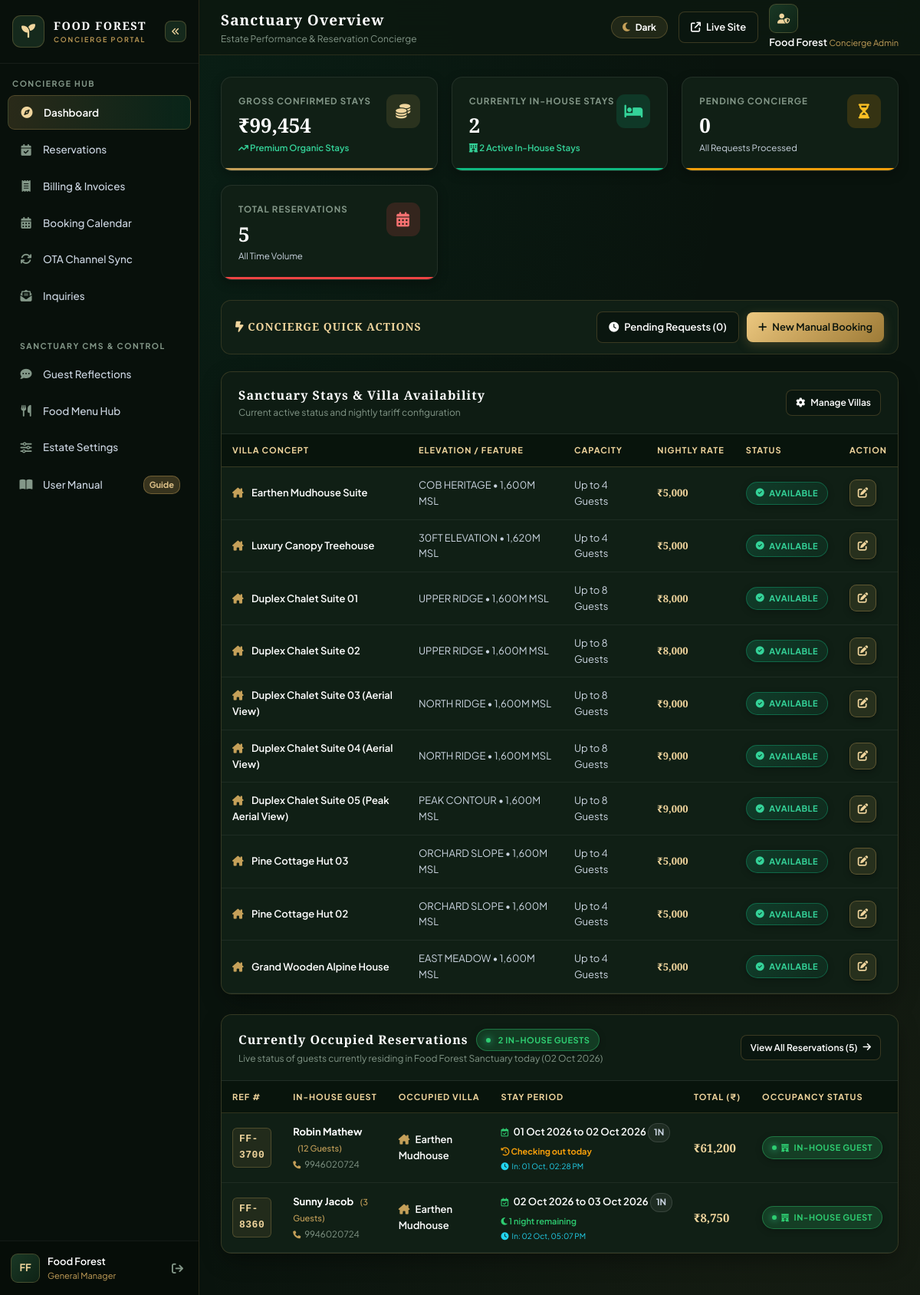
The page /admin/index.php (signed in) on the database its author committed.
### tables this page shows
CREATE TABLE `rooms` (
  `id` int(11) NOT NULL AUTO_INCREMENT,
  `slug` varchar(100) NOT NULL,
  `stay_type` varchar(50) DEFAULT 'treehouse',
  `structure_type` varchar(50) DEFAULT 'single_hut',
  `title` varchar(150) NOT NULL,
  `rate_per_night` decimal(10,2) NOT NULL,
  `single_room_rate` decimal(10,2) DEFAULT NULL,
  `extra_guest_rate` decimal(10,2) DEFAULT 1500.00,
  `extra_child_rate` decimal(10,2) DEFAULT 800.00,
  `elevation` varchar(100) DEFAULT NULL,
  `min_guests` int(11) DEFAULT 2,
  `base_guests` int(11) DEFAULT 2,
  `max_guests` int(11) DEFAULT 2,
  `description` text DEFAULT NULL,
  `amenities` text DEFAULT NULL,
  `inventory_checklist` text DEFAULT NULL,
  `image_url` varchar(255) DEFAULT NULL,
  `photos` text DEFAULT NULL,
  `interior_360_url` varchar(255) DEFAULT NULL,
  `tour_stages_json` longtext DEFAULT NULL,
  `is_available` tinyint(1) DEFAULT 1,
  `created_at` timestamp NOT NULL DEFAULT current_timestamp(),
  PRIMARY KEY (`id`),
  UNIQUE KEY `slug` (`slug`)
);

CREATE TABLE `bookings` (
  `id` int(11) NOT NULL AUTO_INCREMENT,
  `user_id` int(11) DEFAULT NULL,
  `is_guest` tinyint(1) DEFAULT 1,
  `guest_access_token` varchar(100) DEFAULT NULL,
  `expires_at` datetime DEFAULT NULL,
  `reference_code` varchar(100) NOT NULL,
  `villa_type` varchar(255) NOT NULL,
  `booking_source` varchar(50) DEFAULT 'direct_website',
  `billing_type` varchar(20) DEFAULT 'estimate',
  `gst_number` varchar(50) DEFAULT NULL,
  `billing_name` varchar(150) DEFAULT NULL,
  `billing_address` text DEFAULT NULL,
  `gst_percentage` decimal(5,2) DEFAULT 0.00,
  `gst_amount` decimal(10,2) DEFAULT 0.00,
  `external_uid` varchar(255) DEFAULT NULL,
  `sync_hash` varchar(64) DEFAULT NULL,
  `guest_name` varchar(150) NOT NULL,
  `guest_phone` varchar(50) NOT NULL,
  `guest_email` varchar(150) DEFAULT NULL,
  `id_proof_type` varchar(100) DEFAULT NULL,
  `id_proof_number` varchar(100) DEFAULT NULL,
  `id_proof_file` varchar(255) DEFAULT NULL,
  `city_state` varchar(255) DEFAULT NULL,
  `country` varchar(100) DEFAULT 'India',
  `adults_count` int(11) DEFAULT 2,
  `kids_count` int(11) DEFAULT 0,
  `extra_adults` int(11) DEFAULT 0,
  `extra_kids` int(11) DEFAULT 0,
  `guests_count` int(11) DEFAULT 2,
  `checkin_date` date NOT NULL,
  `checkout_date` date NOT NULL,
  `checked_in_at` datetime DEFAULT NULL,
  `checked_out_at` datetime DEFAULT NULL,
  `nights` int(11) DEFAULT 1,
  `addons` text DEFAULT NULL,
  `activities_json` longtext DEFAULT NULL,
  `billing_items_json` longtext DEFAULT NULL,
  `food_items` longtext DEFAULT NULL,
  `food_amount` decimal(10,2) DEFAULT 0.00,
  `food_status` varchar(50) DEFAULT 'none',
  `room_amount` decimal(10,2) DEFAULT 0.00,
  `special_notes` text DEFAULT NULL,
  `billing_notes` text DEFAULT NULL,
  `total_amount` decimal(10,2) NOT NULL,
  `advance_paid` decimal(10,2) DEFAULT 0.00,
  `discount_amount` decimal(10,2) DEFAULT 0.00,
  `tax_amount` decimal(10,2) DEFAULT 0.00,
  `extra_charges` decimal(10,2) DEFAULT 0.00,
  `payment_method` varchar(50) DEFAULT 'unspecified',
  `payment_status` varchar(50) DEFAULT 'unpaid',
  `status` varchar(50) DEFAULT 'pending',
  `created_at` timestamp NOT NULL DEFAULT current_timestamp(),
  PRIMARY KEY (`id`),
  UNIQUE KEY `reference_code` (`reference_code`)
);

### admin/index.php (the view, shortened to what the rows shown need)
<?php
require_once __DIR__ . '/includes/header.php';
$pdo = get_db();
$today = date('Y-m-d');
$occupied_stmt = $pdo->query("
    SELECT * FROM bookings
    WHERE checkin_date <= CURDATE()
      AND checkout_date >= CURDATE()
      AND status NOT IN ('cancelled', 'rejected')
    ORDER BY checkin_date ASC, id ASC
");
$occupied_bookings = $occupied_stmt->fetchAll();
$villas = $pdo->query("SELECT * FROM rooms ORDER BY id ASC")->fetchAll();
?>
<div class="adm-table-card">
    <div class="adm-table-header">
        <div>
            <h2 class="adm-table-title">Sanctuary Stays & Villa Availability</h2>
        </div>
    </div>
    <div class="adm-table-responsive">
        <table class="adm-data-table">
            <thead>
                <tr>
                    <th>Villa Concept</th>
                    <th>Elevation / Feature</th>
                    <th>Capacity</th>
                    <th>Nightly Rate</th>
                    <th>Status</th>
                    <th>Action</th>
                </tr>
            </thead>
            <tbody>
                <?php foreach ($villas as $villa): ?>
                    <tr>
                        <td style="font-weight: 600; color: var(--adm-text-primary);">
                            <i class="fa-solid <?php echo $villa['slug'] === 'treehouse' ? 'fa-tree' : 'fa-house-chimney'; ?>" style="color: var(--adm-gold); margin-right: 8px;"></i>
                            <?php echo e($villa['title']); ?>
                        </td>
                        <td><?php echo e($villa['elevation']); ?></td>
                        <td>Up to <?php echo e($villa['max_guests']); ?> Guests</td>
                        <td style="font-family: var(--adm-font-title); font-weight: 700; color: var(--adm-gold-light);">
                            ₹<?php echo number_format($villa['rate_per_night'], 0, '.', ','); ?>
                        </td>
                        <td>
                            <?php if ($villa['is_available']): ?>
                                <span class="adm-badge confirmed"><i class="fa-solid fa-circle-check"></i> Available</span>
                            <?php else: ?>
                                <span class="adm-badge cancelled"><i class="fa-solid fa-ban"></i> Blocked / Maint.</span>
                            <?php endif; ?>
                        </td>
                        <td>
                            <a href="settings.php?tab=rooms" class="adm-btn-icon" title="Edit Rate & Availability">
                                <i class="fa-solid fa-pen-to-square"></i>
                            </a>
                        </td>
                    </tr>
                <?php endforeach; ?>
            </tbody>
        </table>
    </div>
</div>
<div class="adm-table-card">
    <div class="adm-table-header">
        <div>
            <div style="display: flex; align-items: center; gap: 10px;">
                <h2 class="adm-table-title">Currently Occupied Reservations</h2>
            </div>
        </div>
    </div>
    <div class="adm-table-responsive">
        <table class="adm-data-table">
            <thead>
                <tr>
                    <th style="width: 85px;">Ref #</th>
                    <th>In-House Guest</th>
                    <th>Occupied Villa</th>
                    <th>Stay Period</th>
                    <th style="width: 105px;">Total (₹)</th>
                    <th class="adm-col-status">Occupancy Status</th>
                    <th class="adm-col-actions">Concierge Action</th>
                </tr>
            </thead>
            <tbody>
                <?php if (empty($occupied_bookings)): ?>
                    <tr>
                        <td colspan="7" style="text-align: center; padding: 45px 20px; color: var(--adm-text-muted);">
                            <div style="width: 52px; height: 52px; border-radius: 50%; background: rgba(197, 160, 89, 0.1); border: 1px solid rgba(197, 160, 89, 0.25); display: flex; align-items: center; justify-content: center; margin: 0 auto 12px; font-size: 20px; color: var(--adm-gold);">
                                <i class="fa-solid fa-hotel"></i>
                            </div>
                            <h4 style="font-family: var(--adm-font-title); font-size: 14.5px; color: #FFFFFF; margin: 0 0 4px;">No Guests Currently In-House Today</h4>
                            <p style="font-size: 12px; color: var(--adm-text-secondary); max-width: 440px; margin: 0 auto 14px;">
                                All villas are currently vacant or awaiting upcoming reservation arrivals for today (<?php echo date('d M Y'); ?>).
                            </p>
                            <a href="bookings.php" class="adm-btn-action gold" style="display: inline-flex; align-items: center; gap: 8px; padding: 7px 16px; font-size: 11.5px;">
                                <i class="fa-solid fa-calendar-days"></i>
                                <span>Browse All Upcoming Reservations</span>
                            </a>
                        </td>
                    </tr>
                <?php else: ?>
                    <?php foreach ($occupied_bookings as $b):
                        $villa_title = ($b['villa_type'] === 'treehouse') ? 'Canopy Treehouse' : 'Earthen Mudhouse';
                        $checkout_ts = strtotime($b['checkout_date']);
                        $today_ts = strtotime($today);
                        $days_left = (int) round(($checkout_ts - $today_ts) / 86400);
                        if ($days_left <= 0) {
                            $stay_hint = '<span style="color: #F59E0B; font-weight: 700;"><i class="fa-solid fa-clock-rotate-left"></i> Checking out today</span>';
                        } elseif ($days_left === 1) {
                            $stay_hint = '<span style="color: #2ECC71; font-weight: 600;"><i class="fa-solid fa-moon"></i> 1 night remaining</span>';
                        } else {
                            $stay_hint = '<span style="color: #2ECC71; font-weight: 600;"><i class="fa-solid fa-moon"></i> ' . $days_left . ' nights remaining</span>';
                        }
                    ?>
                        <tr data-status="occupied">
                            <td>
                                <span class="adm-ref-badge" title="Reservation Reference #">
                                    <?php echo e($b['reference_code']); ?>
                                </span>
                            </td>
                            <td>
                                <div style="font-weight: 700; color: var(--adm-text-primary); margin-bottom: 2px;">
                                    <?php echo e($b['guest_name']); ?>
                                    <span style="font-size: 11px; font-weight: 500; color: var(--adm-gold); margin-left: 6px;">(<?php echo (int)($b['guests_count'] ?? 2); ?> Guests)</span>
                                </div>
                                <div style="font-size: 11.5px; color: var(--adm-text-muted); display: flex; align-items: center; gap: 5px;">
                                    <i class="fa-solid fa-phone" style="font-size: 10px; color: var(--adm-gold);"></i>
                                    <a href="tel:<?php echo e($b['guest_phone']); ?>" style="color: inherit;" title="Call In-House Guest"><?php echo e($b['guest_phone']); ?></a>
                                </div>
                            </td>
                            <td>
                                <span style="font-size: 13px; font-weight: 600; color: #FFFFFF;">
                                    <i class="fa-solid <?php echo $b['villa_type'] === 'treehouse' ? 'fa-tree' : 'fa-house-chimney'; ?>" style="color: var(--adm-gold); margin-right: 5px;"></i>
                                    <?php echo e($villa_title); ?>
                                </span>
                            </td>
                            <td style="white-space: nowrap;">
                                <div style="font-size: 13px; font-weight: 600; color: var(--adm-text-primary);">
                                    <i class="fa-regular fa-calendar-check" style="font-size: 11px; color: #2ecc71; margin-right: 4px;"></i>
                                    <?php echo date('d M Y', strtotime($b['checkin_date'])); ?> to <?php echo date('d M Y', strtotime($b['checkout_date'])); ?>
                                    <span class="adm-night-pill"><?php echo e($b['nights']); ?>N</span>
                                </div>
                                <div style="font-size: 11px; margin-top: 3px;">
                                    <?php echo $stay_hint; ?>
                                </div>
                                <?php if (!empty($b['checked_in_at'])): ?>
                                    <div style="font-size: 10px; color: #22d3ee; margin-top: 3px; display: flex; align-items: center; gap: 4px;" title="Actual Check-In Time">
                                        <i class="fa-solid fa-clock"></i> In: <?php echo date('d M, h:i A', strtotime($b['checked_in_at'])); ?>
                                    </div>
                                <?php endif; ?>
                            </td>
                            <td style="font-family: var(--adm-font-title); font-weight: 700; color: var(--adm-gold-light); font-size: 15px; white-space: nowrap;">
                                ₹<?php echo number_format($b['total_amount'], 0, '.', ','); ?>
                            </td>
                            <td class="adm-col-status">
                                <span class="adm-badge confirmed" style="background: rgba(46, 204, 113, 0.18); border-color: rgba(46, 204, 113, 0.4); color: #2ecc71;">
                                    <span class="adm-pulse-dot" style="background: #2ecc71; width: 6px; height: 6px;"></span>
                                    <i class="fa-solid fa-hotel" style="font-size: 10px;"></i>
                                    <span>IN-HOUSE GUEST</span>
                                </span>
                            </td>
                            <td class="adm-col-actions">
                            </td>
                        </tr>
                    <?php endforeach; ?>
                <?php endif; ?>
            </tbody>
        </table>
    </div>
</div>
<?php require_once __DIR__ . '/includes/footer.php'; ?>

### rows shown on the page
rooms: title "Earthen Mudhouse Suite", elevation "COB HERITAGE • 1,600M MSL", max_guests "4", rate_per_night "5,000", is_available 1 (drawn)
rooms: title "Luxury Canopy Treehouse", elevation "30FT ELEVATION • 1,620M MSL", max_guests "4", rate_per_night "5,000", is_available 1 (drawn)
rooms: title "Duplex Chalet Suite 01", elevation "UPPER RIDGE • 1,600M MSL", max_guests "8", rate_per_night "8,000", is_available 1 (drawn)
rooms: title "Duplex Chalet Suite 02", elevation "UPPER RIDGE • 1,600M MSL", max_guests "8", rate_per_night "8,000", is_available 1 (drawn)
rooms: title "Duplex Chalet Suite 03 (Aerial View)", elevation "NORTH RIDGE • 1,600M MSL", max_guests "8", rate_per_night "9,000", is_available 1 (drawn)
rooms: title "Duplex Chalet Suite 04 (Aerial View)", elevation "NORTH RIDGE • 1,600M MSL", max_guests "8", rate_per_night "9,000", is_available 1 (drawn)
rooms: title "Duplex Chalet Suite 05 (Peak Aerial View)", elevation "PEAK CONTOUR • 1,600M MSL", max_guests "8", rate_per_night "9,000", is_available 1 (drawn)
rooms: title "Pine Cottage Hut 03", elevation "ORCHARD SLOPE • 1,600M MSL", max_guests "4", rate_per_night "5,000", is_available 1 (drawn)
rooms: title "Pine Cottage Hut 02", elevation "ORCHARD SLOPE • 1,600M MSL", max_guests "4", rate_per_night "5,000", is_available 1 (drawn)
rooms: title "Grand Wooden Alpine House", elevation "EAST MEADOW • 1,600M MSL", max_guests "4", rate_per_night "5,000", is_available 1 (drawn)
bookings: reference_code "FF-3700", guest_name "Robin Mathew", guests_count "12", guest_phone "9946020724", villa_type "Earthen Mudhouse", checkin_date "01 Oct 2026", checkout_date "02 Oct 2026", nights "1", shows "Checking out today", checked_in_at "01 Oct, 02:28 PM", total_amount "61,200"
bookings: reference_code "FF-8360", guest_name "Sunny Jacob", guests_count "3", guest_phone "9946020724", villa_type "Earthen Mudhouse", checkin_date "02 Oct 2026", checkout_date "03 Oct 2026", nights "1", shows "1 night remaining", checked_in_at "02 Oct, 05:07 PM", total_amount "8,750"

### other values the page prints
$initials "FF"
$admin['full_name'] "Food Forest"
$admin['role'] "General Manager"
$page_title "Sanctuary Overview"
$page_subtitle "Estate Performance & Reservation Concierge"
$total_revenue "99,454"
$occupied_count "2"
$pending_bookings "0"
$total_bookings "5"
